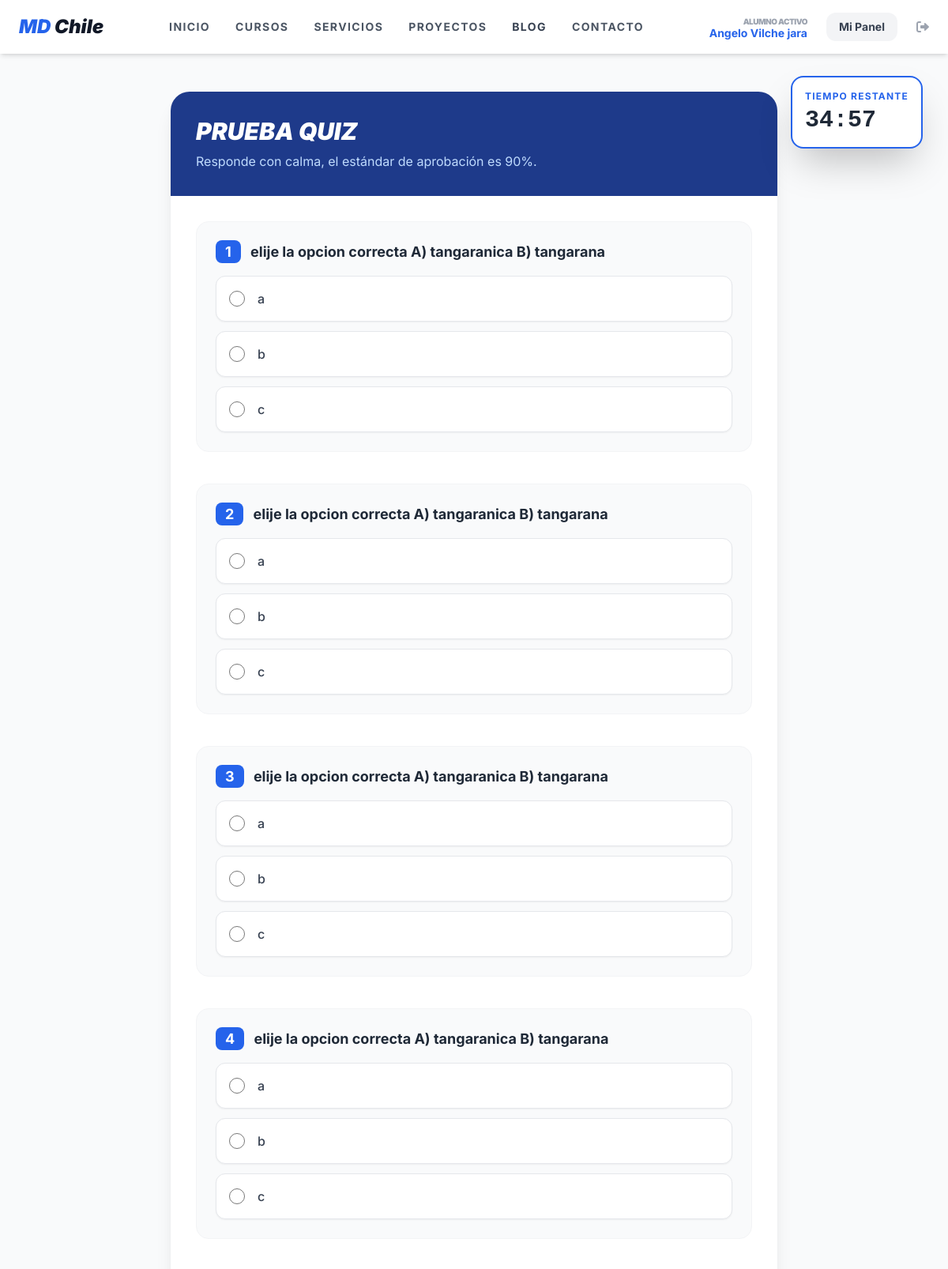
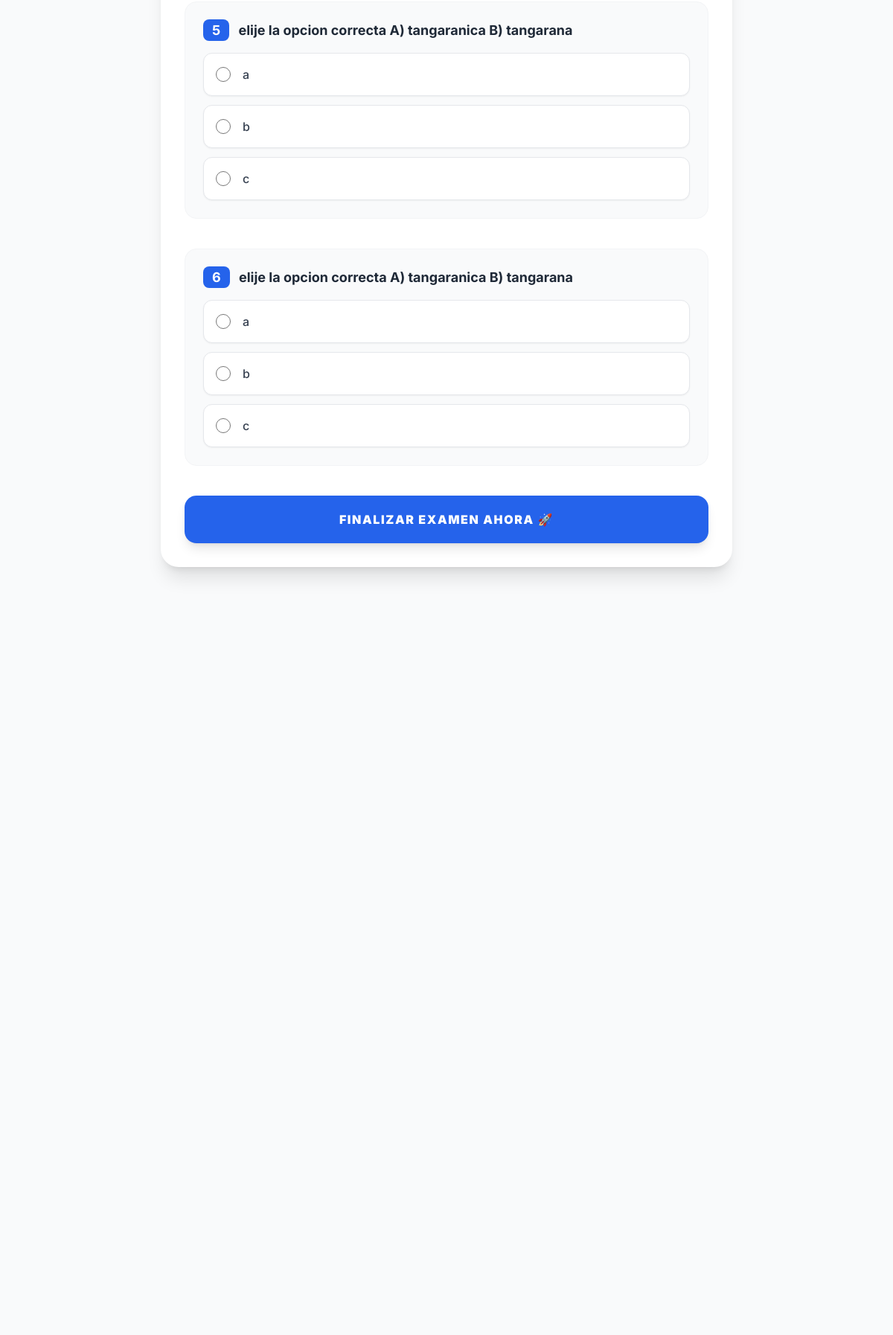
Page /quiz/1/ (signed in, upper part) on the committed database (2 pictures, top to bottom).
### users/models.py (models this page shows, shortened)
class User(AbstractUser):
    is_client = models.BooleanField(default=True)
    is_admin_user = models.BooleanField(default=False)
    profile_picture = models.ImageField(upload_to='users/profiles/', null=True, blank=True)
    bio = models.TextField(max_length=500, blank=True)
    rut = models.CharField(max_length=12, blank=True, null=True)
    linkedin_url = models.URLField(blank=True, null=True)

### courses/models.py (models this page shows, shortened)
class Quiz(models.Model):
    module = models.OneToOneField(Module, on_delete=models.CASCADE, related_name='quiz')
    title = models.CharField(max_length=200)

class Question(models.Model):
    quiz = models.ForeignKey(Quiz, related_name='questions', on_delete=models.CASCADE)
    text = models.TextField()
    option1 = models.CharField(max_length=200)
    option2 = models.CharField(max_length=200)
    option3 = models.CharField(max_length=200)
    correct_option = models.IntegerField(choices=[(1, 'Opción 1'), (2, 'Opción 2'), (3, 'Opción 3')])

### courses/views.py (the view, shortened to what this page needs)
# urls.py: path('quiz/<int:quiz_id>/', views.take_quiz, name='take_quiz'),
@login_required
def take_quiz(request, quiz_id):
    quiz = get_object_or_404(Quiz, id=quiz_id)
    questions = quiz.questions.all()
    course_id = quiz.module.course.id
    return render(request, 'courses/quiz.html', {'quiz': quiz, 'questions': questions})

### templates/courses/quiz.html (shortened to what this page needs)
{% extends 'base.html' %}
{% block content %}
<div class="min-h-screen bg-gray-50 py-12 px-4 relative">
    <div id="timer-container" class="fixed top-24 right-8 z-50 bg-white shadow-2xl rounded-2xl p-4 border-2 border-blue-600 transition-all duration-300">
        <p class="text-xs font-bold text-blue-600 uppercase tracking-widest text-center mb-1">Tiempo Restante</p>
        <div id="timer" class="text-3xl font-black text-gray-800 font-mono">35:00</div>
    </div>
    <div class="max-w-3xl mx-auto bg-white rounded-3xl shadow-xl overflow-hidden">
        <div class="bg-blue-900 p-8 text-white">
            <h1 class="text-3xl font-black italic mb-2 uppercase">{{ quiz.title }}</h1>
            <p class="text-blue-200">Responde con calma, el estándar de aprobación es 90%.</p>
        </div>
        <div class="p-8">
            <form method="POST" id="quiz-form" onsubmit="return confirm('¿Estás seguro de que quieres finalizar el examen ahora? Revisa tus respuestas antes de enviar.');">
                {% for question in quiz.questions.all %}
                <div class="mb-10 p-6 bg-gray-50 rounded-2xl border border-gray-100">
                    <h3 class="text-lg font-bold text-gray-800 mb-4">
                        <span class="bg-blue-600 text-white px-3 py-1 rounded-lg mr-2">{{ forloop.counter }}</span>
                        {{ question.text }}
                    </h3>
                    <div class="space-y-3">
                        {% for i in "123" %}
                        <label class="flex items-center p-4 bg-white rounded-xl border border-gray-200 cursor-pointer hover:border-blue-500 transition shadow-sm">
                            <input type="radio" name="question_{{ question.id }}" value="{{ i }}" class="w-5 h-5 text-blue-600 mr-4" required>
                            <span class="text-gray-700 font-medium">
                                {% if i == "1" %}{{ question.option1 }}{% elif i == "2" %}{{ question.option2 }}{% else %}{{ question.option3 }}{% endif %}
                            </span>
                        </label>
                        {% endfor %}
                    </div>
                </div>
                {% endfor %}
                <button type="submit" class="w-full bg-blue-600 hover:bg-blue-700 text-white px-10 py-5 rounded-2xl font-black shadow-lg transition transform hover:scale-105 uppercase tracking-widest">
                    FINALIZAR EXAMEN AHORA 🚀
                </button>
            </form>
        </div>
    </div>
</div>
{% endblock %}

### templates/base.html (shortened to what this page needs)
<!DOCTYPE html>
<html lang="es">
<head>
    <script src="https://cdn.tailwindcss.com"></script>
    <link rel="stylesheet" href="https://cdnjs.cloudflare.com/ajax/libs/font-awesome/6.0.0/css/all.min.css">
</head>
<body class="bg-gray-50 flex flex-col min-h-screen">
    <nav class="bg-white shadow-md py-4 px-6 flex justify-between items-center sticky top-0 z-50">
        <a href="{% url 'home' %}" class="text-2xl font-black text-blue-600 italic">
            MD <span class="text-gray-900">Chile</span>
        </a>
        <div class="hidden md:flex space-x-8 font-bold text-gray-600 uppercase text-sm tracking-widest">
            <a href="{% url 'home' %}" class="hover:text-blue-600 transition">Inicio</a>
            <a href="{% if user.is_authenticated %}{% url 'dashboard' %}{% else %}{% url 'academia_publica' %}{% endif %}">CURSOS</a>
            <a href="{% url 'services_list' %}" class="hover:text-blue-600 transition">Servicios</a>
            <a class="hover:text-blue-600 transition {% if request.path == '/proyectos/' %}text-blue-600{% endif %}" href="{% url 'projects_list' %}">Proyectos</a>
            <a href="{% url 'blog_list' %}" class="text-gray-700 hover:text-blue-600 font-bold transition">Blog</a>
            <a href="{% url 'contact_view' %}" class="hover:text-blue-600 transition">Contacto</a>
        </div>
        <div class="flex items-center space-x-4">
            {% if user.is_authenticated %}
                <div class="hidden lg:flex flex-col items-end mr-2">
                    <span class="text-[10px] font-black text-gray-400 uppercase tracking-tighter">Alumno Activo</span>
                    <span class="text-sm font-bold text-blue-600 leading-none">
                        {% if user.first_name %}{{ user.first_name }}{% else %}{{ user.username }}{% endif %}
                    </span>
                </div>
                <a href="{% url 'dashboard' %}" class="bg-gray-100 text-gray-700 px-4 py-2 rounded-xl hover:bg-gray-200 transition font-bold text-sm">
                    Mi Panel
                </a>
                <form method="post" action="{% url 'account_logout' %}" class="inline">
                    <button type="submit" class="text-gray-400 hover:text-red-500 transition ml-2">
                        <i class="fas fa-sign-out-alt"></i>
                    </button>
                </form>
            {% endif %}
        </div>
    </nav>
    <main class="flex-grow">
        {% block content %}{% endblock %}
    </main>
</body>
</html>

### templates/base.html (style rules this page uses)
body { font-family: 'Inter', sans-serif; }

### rows in the picture
User: first_name "Angelo Vilche jara"
Quiz: title "PRUEBA QUIZ"
Question: text "elije la opcion correcta A) tangaranica B) tangarana", option1 "a", option2 "b", option3 "c"
Question: text "elije la opcion correcta A) tangaranica B) tangarana", option1 "a", option2 "b", option3 "c"
Question: text "elije la opcion correcta A) tangaranica B) tangarana", option1 "a", option2 "b", option3 "c"
Question: text "elije la opcion correcta A) tangaranica B) tangarana", option1 "a", option2 "b", option3 "c"
Question: text "elije la opcion correcta A) tangaranica B) tangarana", option1 "a", option2 "b", option3 "c"
Question: text "elije la opcion correcta A) tangaranica B) tangarana", option1 "a", option2 "b", option3 "c"
